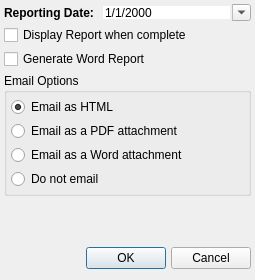
<?xml version="1.0" encoding="UTF-8"?>
<ui version="4.0">
 <class>SSRSOptionsDialog</class>
 <widget class="QDialog" name="SSRSOptionsDialog">
  <property name="geometry">
   <rect>
    <x>0</x>
    <y>0</y>
    <width>255</width>
    <height>280</height>
   </rect>
  </property>
  <property name="sizePolicy">
   <sizepolicy hsizetype="Expanding" vsizetype="Expanding">
    <horstretch>0</horstretch>
    <verstretch>0</verstretch>
   </sizepolicy>
  </property>
  <property name="windowTitle">
   <string>Generate Report</string>
  </property>
  <layout class="QVBoxLayout" name="verticalLayout_2">
   <property name="spacing">
    <number>4</number>
   </property>
   <property name="leftMargin">
    <number>4</number>
   </property>
   <property name="topMargin">
    <number>4</number>
   </property>
   <property name="rightMargin">
    <number>4</number>
   </property>
   <item>
    <layout class="QFormLayout" name="formLayout">
     <property name="sizeConstraint">
      <enum>QLayout::SizeConstraint::SetDefaultConstraint</enum>
     </property>
     <property name="fieldGrowthPolicy">
      <enum>QFormLayout::FieldGrowthPolicy::ExpandingFieldsGrow</enum>
     </property>
     <property name="horizontalSpacing">
      <number>0</number>
     </property>
     <property name="verticalSpacing">
      <number>0</number>
     </property>
     <item row="0" column="1">
      <widget class="QDateEdit" name="m_datePickerRptDate">
       <property name="sizePolicy">
        <sizepolicy hsizetype="Expanding" vsizetype="Fixed">
         <horstretch>0</horstretch>
         <verstretch>0</verstretch>
        </sizepolicy>
       </property>
       <property name="frame">
        <bool>false</bool>
       </property>
       <property name="displayFormat">
        <string>M/d/yyyy</string>
       </property>
       <property name="calendarPopup">
        <bool>true</bool>
       </property>
      </widget>
     </item>
     <item row="0" column="0">
      <widget class="QLabel" name="m_staticTextRptDate">
       <property name="font">
        <font>
         <bold>true</bold>
        </font>
       </property>
       <property name="text">
        <string>Reporting Date:  </string>
       </property>
      </widget>
     </item>
    </layout>
   </item>
   <item>
    <widget class="QCheckBox" name="m_checkBoxDisplay">
     <property name="text">
      <string>Display Report when complete</string>
     </property>
    </widget>
   </item>
   <item>
    <widget class="QCheckBox" name="m_checkBoxWordRpt">
     <property name="text">
      <string>Generate Word Report</string>
     </property>
    </widget>
   </item>
   <item>
    <widget class="QGroupBox" name="groupBox">
     <property name="title">
      <string>Email Options</string>
     </property>
     <layout class="QVBoxLayout" name="verticalLayout">
      <property name="spacing">
       <number>4</number>
      </property>
      <property name="leftMargin">
       <number>4</number>
      </property>
      <property name="topMargin">
       <number>4</number>
      </property>
      <property name="rightMargin">
       <number>4</number>
      </property>
      <property name="bottomMargin">
       <number>4</number>
      </property>
      <item>
       <widget class="QRadioButton" name="m_radioBoxEmailAsHTML">
        <property name="text">
         <string>Email as HTML</string>
        </property>
        <property name="checked">
         <bool>true</bool>
        </property>
       </widget>
      </item>
      <item>
       <widget class="QRadioButton" name="m_radioBoxEmailAsPDF">
        <property name="text">
         <string>Email as a PDF attachment</string>
        </property>
       </widget>
      </item>
      <item>
       <widget class="QRadioButton" name="m_radioBoxEmailAsWord">
        <property name="text">
         <string>Email as a Word attachment</string>
        </property>
       </widget>
      </item>
      <item>
       <widget class="QRadioButton" name="m_radioBoxDoNotEmail">
        <property name="text">
         <string>Do not email</string>
        </property>
       </widget>
      </item>
     </layout>
    </widget>
   </item>
   <item>
    <spacer name="verticalSpacer">
     <property name="orientation">
      <enum>Qt::Orientation::Vertical</enum>
     </property>
     <property name="sizeHint" stdset="0">
      <size>
       <width>20</width>
       <height>40</height>
      </size>
     </property>
    </spacer>
   </item>
   <item>
    <layout class="QHBoxLayout" name="horizontalLayout">
     <property name="spacing">
      <number>5</number>
     </property>
     <property name="topMargin">
      <number>5</number>
     </property>
     <item>
      <spacer name="horizontalSpacer">
       <property name="orientation">
        <enum>Qt::Orientation::Horizontal</enum>
       </property>
       <property name="sizeHint" stdset="0">
        <size>
         <width>40</width>
         <height>20</height>
        </size>
       </property>
      </spacer>
     </item>
     <item>
      <widget class="QPushButton" name="pushButtonOK">
       <property name="text">
        <string>OK</string>
       </property>
      </widget>
     </item>
     <item>
      <widget class="QPushButton" name="pushButtonCancel">
       <property name="text">
        <string>Cancel</string>
       </property>
      </widget>
     </item>
    </layout>
   </item>
  </layout>
 </widget>
 <resources/>
 <connections/>
</ui>
